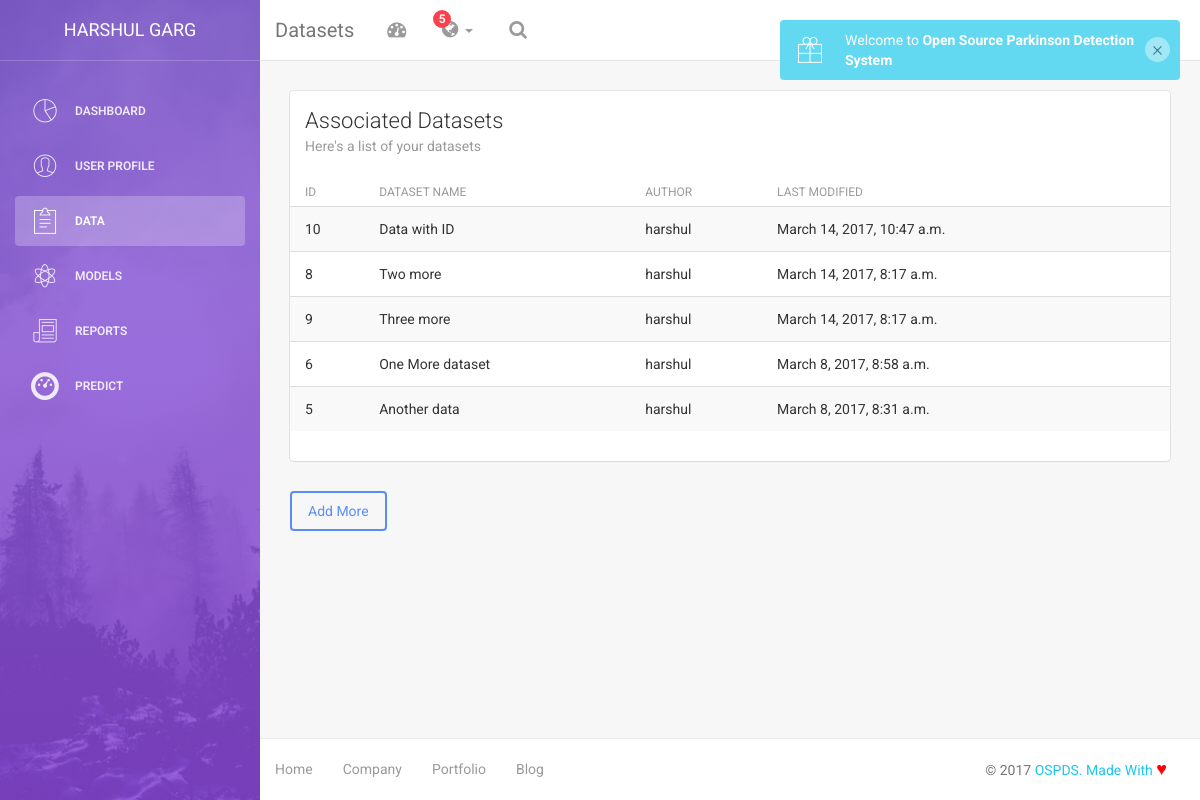
The page /dashboard/datasets/ (signed in) on the database as committed earlier.
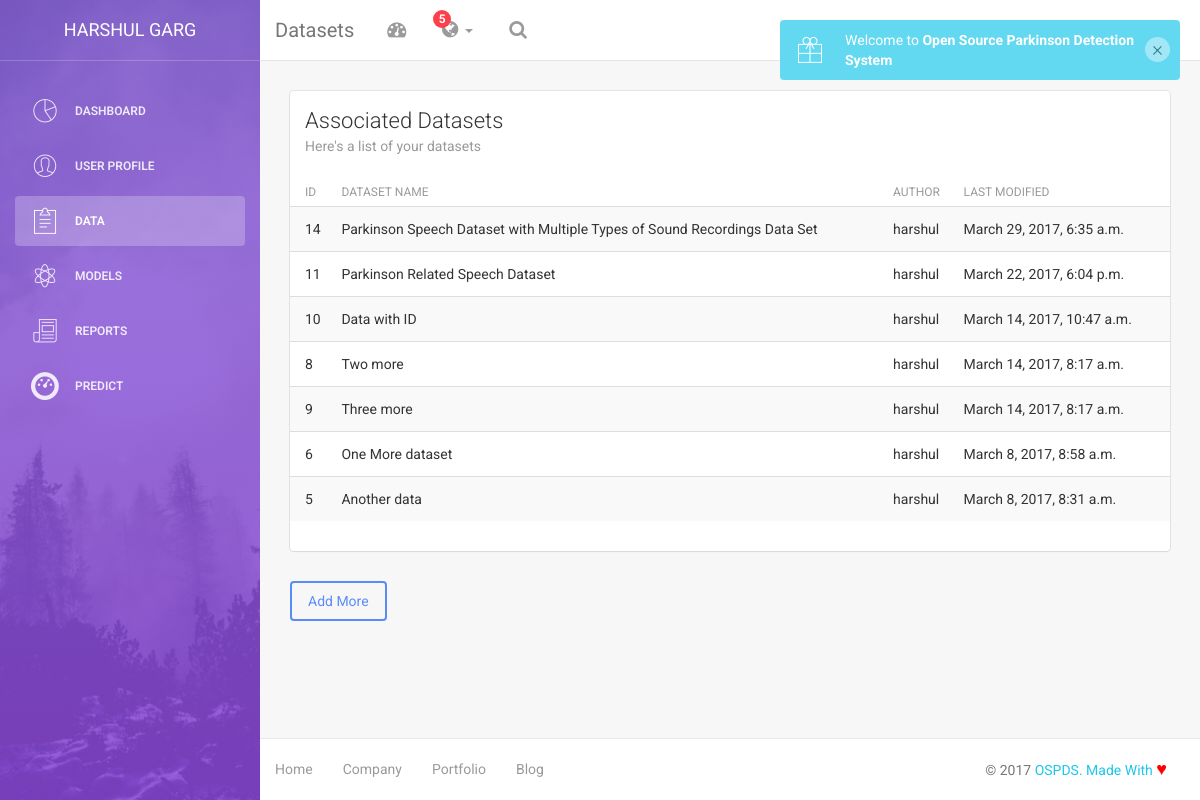
The same page on the database as committed later.
### dashboard/models.py (models this page shows, shortened)
class DataInfo(models.Model):
	dataset_name = models.CharField(max_length=200)
	dataset_author = models.CharField(max_length=200)
	dataset_up_date = models.DateTimeField(default=datetime.now(), blank=True)
	dataset_desc = models.TextField()
	dataset_url = models.URLField(max_length=500)
	dataset_file = models.FileField(upload_to='datasets/', validators=[validate_file_extension])

### dashboard/views.py (the view)
def data_list(request):
	if request.user.id is None:
		return HttpResponseRedirect('/')
	all_entries  = DataInfo.objects.all().filter(dataset_author=request.user.username).order_by('-dataset_up_date')
	args = {'name':request.user.first_name + ' ' + request.user.last_name, 'root_url':root_url }
	args['data_list'] = all_entries
	return render_to_response('dashboard/data_list.html', args)

### dashboard/templates/dashboard/data_list.html (shortened to what this page needs)
{% extends "dashboard/dash_header.html" %}
{% block content %}
<div class="wrapper">
    {% include 'dashboard/sidebar.html' %}
    <div class="main-panel">
		<nav class="navbar navbar-default navbar-fixed">
            <div class="container-fluid">
                <div class="navbar-header">
                    <a class="navbar-brand" href="#">Datasets</a>
                </div>
                {% include 'dashboard/toplinks.html' %}
            </div>
        </nav>
        <div class="content">
            <div class="container-fluid">
                <div class="row">
                    <div class="col-md-12">
                        <div class="card">
                            <div class="header">
                                <h4 class="title">Associated Datasets</h4>
                                <p class="category">Here's a list of your datasets</p>
                            </div>
                            <div class="content table-responsive table-full-width">
                                <table id="data-list-table" class="table table-hover table-striped">
                                    <thead>
                                        <th>ID</th>
                                        <th>Dataset Name</th>
                                    	<th>Author</th>
                                    	<th>Last Modified</th>
                                    </thead>
                                    <tbody>
                                        {% for data in data_list %}
                                            <tr data-id="{{data.id}}">
                                                <td>{{data.id}}</td>
                                                <td>{{data.dataset_name}}</td>
                                                <td>{{data.dataset_author}}</td>
                                                <td>{{data.dataset_up_date}}</td>
                                            </tr>
                                        {% endfor %}
                                    </tbody>
                                </table>
                            </div>
                        </div>
                        <a href="{{root_url}}/dashboard/datasets/new/" class="btn btn-primary">Add More</a>
                    </div>
                </div>
            </div>
        </div>
        {% include 'dashboard/footer.html' %}
    </div>
</div>
{% endblock %}

### dashboard/templates/dashboard/dash_header.html (shortened to what this page needs)
<!DOCTYPE html>
<html lang="en">
  <head>
    {% load staticfiles %}
    <link href="{% static 'css/bootstrap.min.css' %}" rel="stylesheet">
    <link href="{% static 'css/custom.css' %}" rel="stylesheet">
    <link rel="stylesheet" type="text/css" href="https://maxcdn.bootstrapcdn.com/font-awesome/4.7.0/css/font-awesome.min.css">
    <link rel="stylesheet" href="{% static 'css/circle.css' %}">
    <link href="{% static 'css/animate.min.css' %}" rel="stylesheet"/>
    <link href="{% static 'css/light-bootstrap-dashboard.css' %}" rel="stylesheet"/>
    <link href="{% static 'css/demo.css' %}" rel="stylesheet" />
    <link href="http://maxcdn.bootstrapcdn.com/font-awesome/4.2.0/css/font-awesome.min.css" rel="stylesheet">
    <link href="{% static 'css/pe-icon-7-stroke.css' %}" rel="stylesheet" />
  </head>
  <body>
    {% block content %}
    {% endblock %}
  </body>
  {% load staticfiles %}
</html>

### dashboard/templates/dashboard/sidebar.html
{% load staticfiles %}
<div class="sidebar" data-color="purple" data-image="{% static 'img/sidebar-5.jpg' %}">
    	<div class="sidebar-wrapper">
            <div class="logo">
                <a href="profile/" class="simple-text">
                    {{name}}
                </a>
            </div>
            <ul class="nav">
                <li data-page="dashboard" class="active">
                    <a href="{{root_url}}/dashboard">
                        <i class="pe-7s-graph"></i>
                        <p>Dashboard</p>
                    </a>
                </li>
                <li data-page="profile">
                    <a href="{{root_url}}/dashboard/profile">
                        <i class="pe-7s-user"></i>
                        <p>User Profile</p>
                    </a>
                </li>
                <li data-page="datasets">
                    <a href="{{root_url}}/dashboard/datasets">
                        <i class="pe-7s-note2"></i>
                        <p>Data</p>
                    </a>
                </li>
                <li data-page="models">
                    <a href="{{root_url}}/dashboard/models">
                        <i class="pe-7s-science"></i>
                        <p>Models</p>
                    </a>
                </li>
                <li data-page="reports">
                    <a href="{{root_url}}/dashboard/reports">
                         <i class="pe-7s-news-paper"></i>
                        <p>Reports</p>
                    </a>
                </li>
                <li data-page="prediction">
                    <a href="{{root_url}}/dashboard/predict">
                         <i class="glyphicon glyphicon-dashboard"></i>
                        <p>Predict</p>
                    </a>
                </li>
            </ul>
    	</div>
    </div>

### dashboard/templates/dashboard/toplinks.html (shortened to what this page needs)
<div class="collapse navbar-collapse">
                    <ul class="nav navbar-nav navbar-left">
                        <li>
                            <a href="#" class="dropdown-toggle" data-toggle="dropdown">
                                <i class="fa fa-dashboard"></i>
                            </a>
                        </li>
                        <li class="dropdown">
                              <a href="#" class="dropdown-toggle" data-toggle="dropdown">
                                    <i class="fa fa-globe"></i>
                                    <b class="caret hidden-sm hidden-xs"></b>
                                    <span class="notification hidden-sm hidden-xs">5</span>
                              </a>
                        </li>
                        <li>
                           <a href="">
                                <i class="fa fa-search"></i>
                            </a>
                        </li>
                    </ul>
                    <ul class="nav navbar-nav navbar-right">
                        <li>
                           <a href="">
                               <p>Account</p>
                            </a>
                        </li>
                        <li class="dropdown">
                              <a href="#" class="dropdown-toggle" data-toggle="dropdown">
                                    <p>
									</p>
                              </a>
                        </li>
                        <li>
                            <a href="{{root_url}}/logout">
                                <p>Log out</p>
                            </a>
                        </li>
                    </ul>
                </div>

### dashboard/templates/dashboard/footer.html
        <footer class="footer">
            <div class="container-fluid">
                <nav class="pull-left">
                    <ul>
                        <li>
                            <a href="#">
                                Home
                            </a>
                        </li>
                        <li>
                            <a href="#">
                                Company
                            </a>
                        </li>
                        <li>
                            <a href="#">
                                Portfolio
                            </a>
                        </li>
                        <li>
                            <a href="#">
                               Blog
                            </a>
                        </li>
                    </ul>
                </nav>
                <p class="copyright pull-right">
                    &copy; <script>document.write(new Date().getFullYear())</script> <a href="#">OSPDS. Made With <font size="4" color="red">&hearts;</font></a>
                </p>
            </div>
        </footer>

### login/static/css/custom.css (style rules this page uses)
.wrapper { padding: 0; }
#data-list-table tr, #model-list-table tr { cursor: pointer; }

Rows that differ between the two databases and show on the page:
added DataInfo: id "14", dataset_name "Parkinson Speech Dataset with Multiple Types of Sound Recordings Data Set", dataset_author "harshul", dataset_up_date "March 29, 2017, 6:35 a.m."
added DataInfo: id "11", dataset_name "Parkinson Related Speech Dataset", dataset_author "harshul", dataset_up_date "March 22, 2017, 6:04 p.m."
